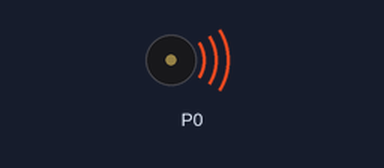
Bench run of a program on a simulated BBC micro:bit (MakeCode). Parts: buzzer (waves = sounding).

Above: at 0.2 s.
Timing chart, 0 to 11.2 s (numbered marks = the images above):
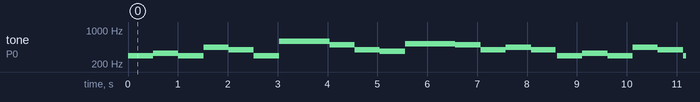

The program:

main.ts
```typescript
basic.forever(function () {
    music.playTone(294, music.beat(BeatFraction.Whole))
    music.playTone(330, music.beat(BeatFraction.Whole))
    music.playTone(294, music.beat(BeatFraction.Whole))
    music.playTone(440, music.beat(BeatFraction.Whole))
    music.playTone(392, music.beat(BeatFraction.Whole))
    music.playTone(294, music.beat(BeatFraction.Whole))
    music.playTone(587, music.beat(BeatFraction.Whole))
    music.playTone(587, music.beat(BeatFraction.Whole))
    music.playTone(494, music.beat(BeatFraction.Whole))
    music.playTone(392, music.beat(BeatFraction.Whole))
    music.playTone(370, music.beat(BeatFraction.Whole))
    music.playTone(523, music.beat(BeatFraction.Whole))
    music.playTone(523, music.beat(BeatFraction.Whole))
    music.playTone(494, music.beat(BeatFraction.Whole))
    music.playTone(392, music.beat(BeatFraction.Whole))
    music.playTone(440, music.beat(BeatFraction.Whole))
    music.playTone(392, music.beat(BeatFraction.Whole))
})
```

test.ts
```typescript
// testes vão aqui; isto não será compilado quando este pacote for usado como uma extensão.
```

Measured:
- by itself, tone on P0: repeats every 8.6 s: 330 Hz 0.51 s, 294 Hz 0.51 s, 440 Hz 0.51 s, 392 Hz 0.51 s, 294 Hz 0.51 s, 587 Hz 1.0 s, 494 Hz 0.51 s, 392 Hz 0.51 s, 370 Hz 0.51 s, 523 Hz 1.0 s, 494 Hz 0.51 s, 392 Hz 0.51 s, 440 Hz 0.51 s, 392 Hz 0.50 s, silent 0.03 s, 294 Hz 0.51 s
